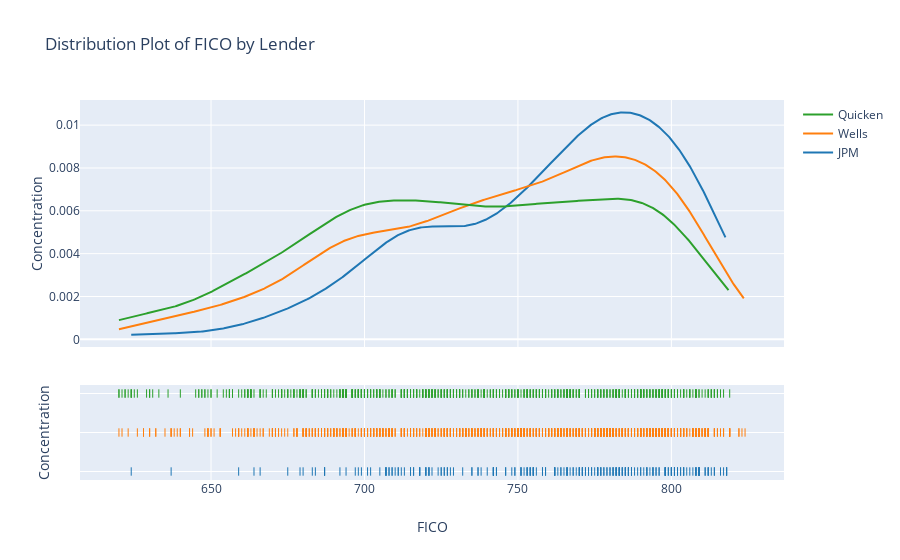

The code cell stored with this chart in its notebook:
### Code cell
# displays the interactive version of the distplot in the notebook
iplot(
    figure_or_data = lender_fico_distplot
)

### Figure 1 — Plotly figure (JSON) as saved in the notebook; plotly's stock layout.template omitted (floating-point values rounded to 4 significant figures; data arrays with more than 128 entries replaced by an {"elided": "..."} marker saying what was removed)
{"data": [{"legendgroup": "JPM", "marker": {"color": "rgb(31, 119, 180)"}, "mode": "lines", "name": "JPM", "showlegend": true, "type": "scatter", "x": {"elided": "500 float values"}, "xaxis": "x", "y": {"elided": "500 float values"}, "yaxis": "y"}, {"legendgroup": "Wells", "marker": {"color": "rgb(255, 127, 14)"}, "mode": "lines", "name": "Wells", "showlegend": true, "type": "scatter", "x": {"elided": "500 float values"}, "xaxis": "x", "y": {"elided": "500 float values"}, "yaxis": "y"}, {"legendgroup": "Quicken", "marker": {"color": "rgb(44, 160, 44)"}, "mode": "lines", "name": "Quicken", "showlegend": true, "type": "scatter", "x": {"elided": "500 float values"}, "xaxis": "x", "y": {"elided": "500 float values"}, "yaxis": "y"}, {"legendgroup": "JPM", "marker": {"color": "rgb(31, 119, 180)", "symbol": "line-ns-open"}, "mode": "markers", "name": "JPM", "showlegend": false, "type": "scatter", "x": {"elided": "228 int values"}, "xaxis": "x", "y": {"elided": "228 str values"}, "yaxis": "y2"}, {"legendgroup": "Wells", "marker": {"color": "rgb(255, 127, 14)", "symbol": "line-ns-open"}, "mode": "markers", "name": "Wells", "showlegend": false, "type": "scatter", "x": {"elided": "829 int values"}, "xaxis": "x", "y": {"elided": "829 str values"}, "yaxis": "y2"}, {"legendgroup": "Quicken", "marker": {"color": "rgb(44, 160, 44)", "symbol": "line-ns-open"}, "mode": "markers", "name": "Quicken", "showlegend": false, "type": "scatter", "x": {"elided": "554 int values"}, "xaxis": "x", "y": {"elided": "554 str values"}, "yaxis": "y2"}], "layout": {"autosize": true, "barmode": "overlay", "hovermode": "closest", "legend": {"traceorder": "reversed"}, "title": {"text": "Distribution Plot of FICO by Lender"}, "xaxis": {"anchor": "y2", "autorange": true, "domain": [0, 1], "range": [607.6, 836.4], "title": {"text": "FICO"}, "type": "linear", "zeroline": false}, "yaxis": {"anchor": "free", "autorange": true, "domain": [0.35, 1], "position": 0, "range": [-0.0003575, 0.01117], "title": {"text": "Concentration"}, "type": "linear"}, "yaxis2": {"anchor": "x", "autorange": true, "domain": [0, 0.25], "dtick": 1, "range": [-0.2676, 2.268], "showticklabels": false, "title": {"text": "Concentration"}, "type": "category"}}}
